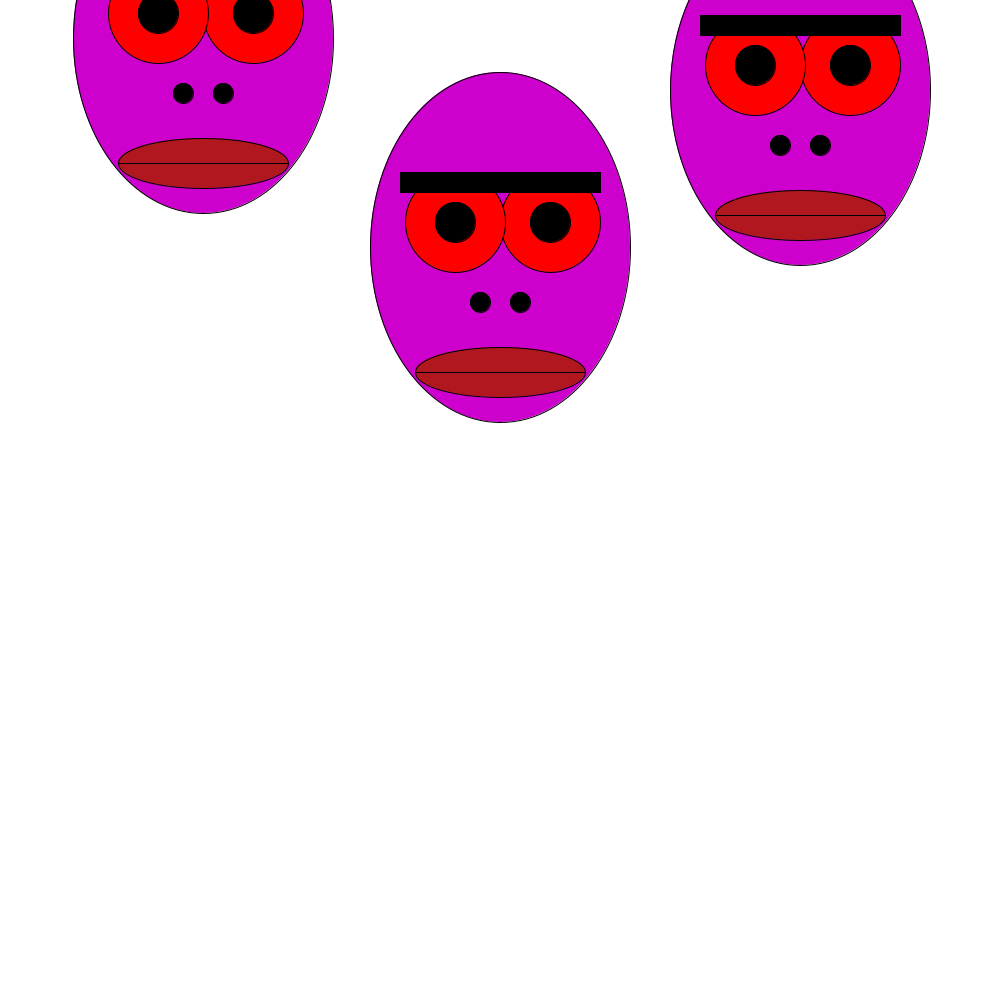
Frame 1 (no input)
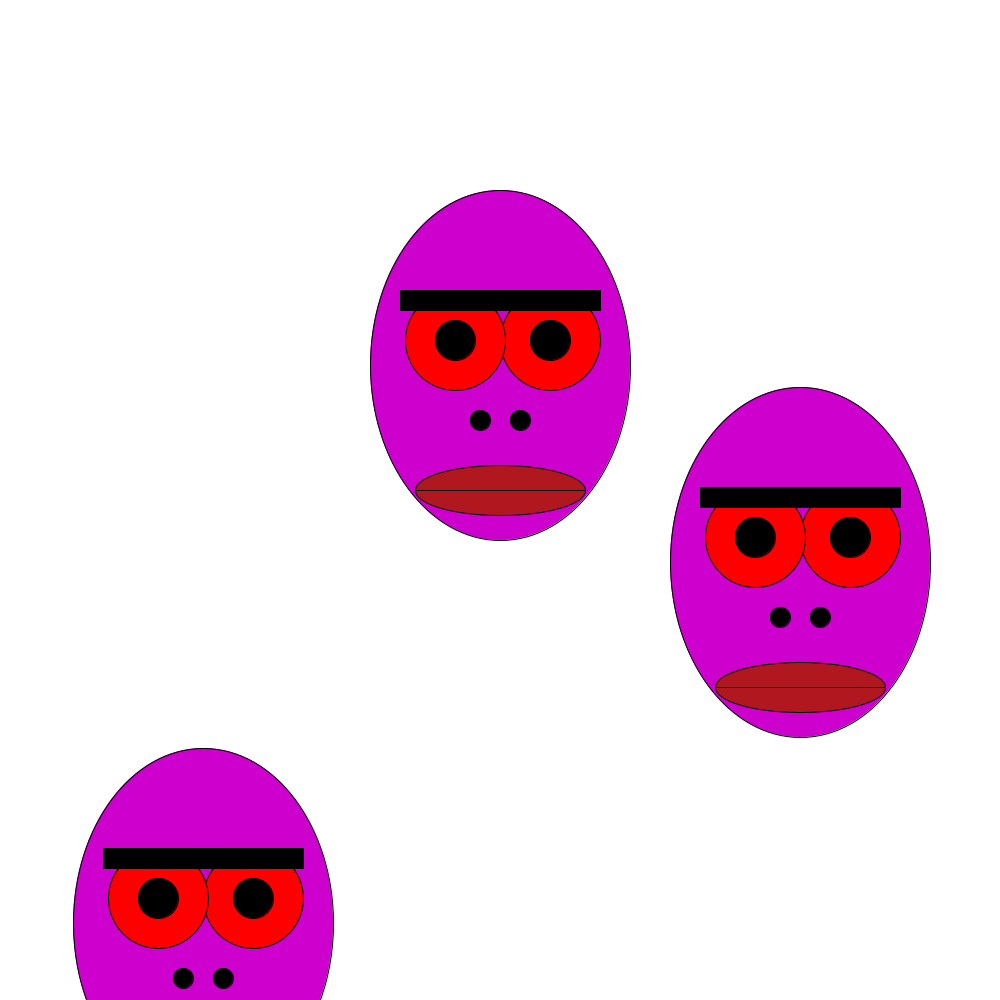
Frame 60 (the mouse pressed at the canvas centre just before this capture)
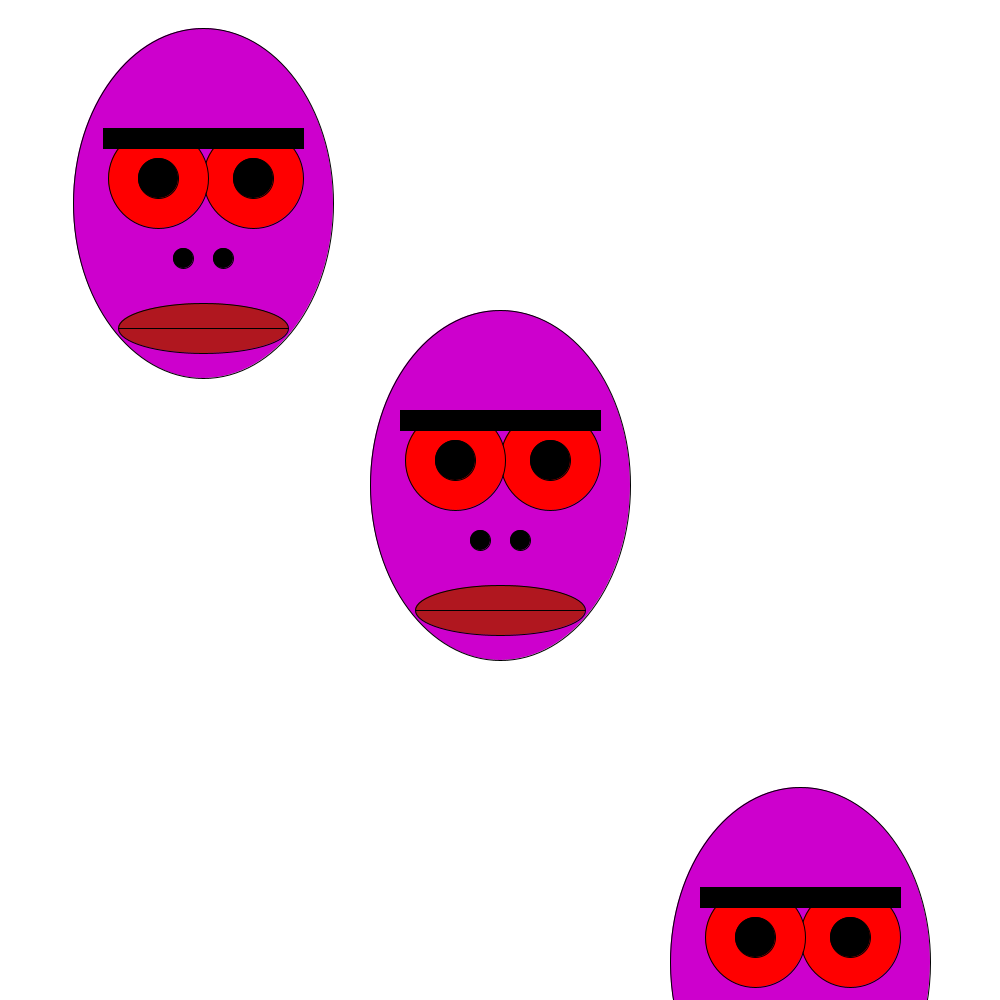
Frame 120 (the mouse held since frame 60 and released just before this capture)

The Processing sketch that drew these frames (run headless with seeded random() and noise(); from frame 60 on, the mouse is pressed at the canvas centre):

// Processing sketch: processing_132427
// ── processing_132427.pde

Monster mijnMonster;
Monster mijnMonster2;
Monster mijnMonster3;
 
void setup() {
  size(1000, 1000);
  mijnMonster = new Monster(203, 23, 15);
  mijnMonster2 = new Monster(800, 82, 8);
  mijnMonster3 = new Monster(500, 245, 2);
}
 
void draw() {
  background(255);
  mijnMonster.update();
  mijnMonster.testRand();
  mijnMonster.drawMonster();
 
  mijnMonster2.update();
  mijnMonster2.testRand();
  mijnMonster2.drawMonster();
 
  mijnMonster3.update();
  mijnMonster3.testRand();
  mijnMonster3.drawMonster();
}
 
class Monster { 
  int monsterX;
  int monsterY;
  int richting;
  int teller; 
  boolean test; 
 
  Monster (int tempX, int tempY, int tempRichting) {
    monsterX = tempX; 
    monsterY = tempY; 
    richting = tempRichting; 
    test = true;
  }
 
  void update() {
    monsterY = monsterY + richting;
  }
 
  void testRand() {
    if (monsterY < 0 || monsterY > height) {
      richting=-richting;
 
      if (teller == 10) {
        teller = 0;
        test = !test;
      }
      teller = teller + 1;
    }
  }
 
  void drawMonster() {
  //hoofd
fill (205,0,205);
ellipse(monsterX,monsterY,260,350);
 
//rechteroog
fill (255,0,0);
ellipse(monsterX+50,monsterY-25,100,100);
//linkeroog
ellipse(monsterX-45,monsterY-25,100,100);
 
//rechter pupil
fill(0,0,0);
ellipse(monsterX+50,monsterY-25,40,40);
//linker pupil
ellipse(monsterX-45,monsterY-25,40,40);
//unibrown
rect(monsterX-100,monsterY-75,200,20);
//linker neusgat
ellipse(monsterX-20,monsterY+55,20,20);
//rechter neusgat
ellipse(monsterX+20,monsterY+55,20,20);
//mond
fill(176,23,31);
ellipse(monsterX,monsterY+125,170,50);
fill (0,0,0);
line(monsterX-85,monsterY+125,monsterX+85,monsterY+125);
   
  }
}
